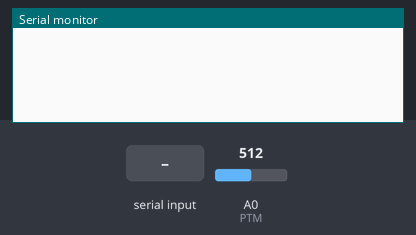
Recording of a sketch running on a simulated Arduino Uno, built with avr-gcc and run on an emulated ATmega328P. Shown: the last lines printed to the serial monitor. Inputs (shaded band) come from the test bench; at power-on: A0 (PTM) = 512.

Above: at 1.2 s.
1.3 s: "A" received over Serial
At 1.41 s:
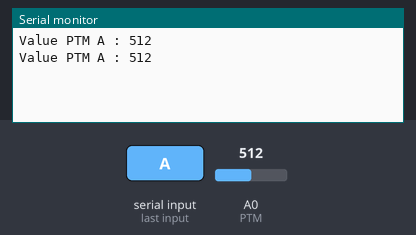
3.2 s: "d" received over Serial
At 4.4 s:
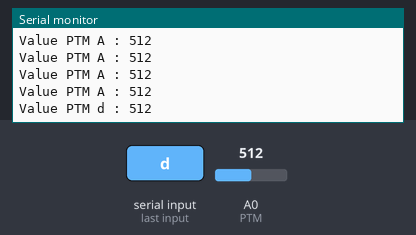

Measured:
- after the input at 1.3 s, the serial monitor: prints a new line at once (image 1)
- after the input at 3.2 s, the serial monitor: prints a new line at once (image 2)

The sketch:

ex5Serial.ino
```cpp
#include <stdio.h>
#include <string.h>

const int PTM = A0; //Rotary Angle Sensor

int valuePTM;
char serialValue;
int curseur = 0;

void setup() {
  // put your setup code here, to run once:
  pinMode(PTM, INPUT);
  Serial.begin(9600);
}

void loop() {
  // put your main code here, to run repeatedly:
  if (Serial.available() )
  {
    serialValue = char(Serial.read());
    if (serialValue == 'A') {
      curseur = 1;
    }
    if (serialValue == 'd') {
      curseur = 2;
    }

    serialValue = "";
  }

  if (curseur == 1) {
    valuePTM = analogRead(PTM);
    Serial.print("Value PTM A : ");
    Serial.println(valuePTM);
    delay(100);
  }
  if (curseur == 2) {
    valuePTM = analogRead(PTM);
    Serial.print("Value PTM d : ");
    Serial.println(valuePTM);
    curseur = 0;
  }
}
```
